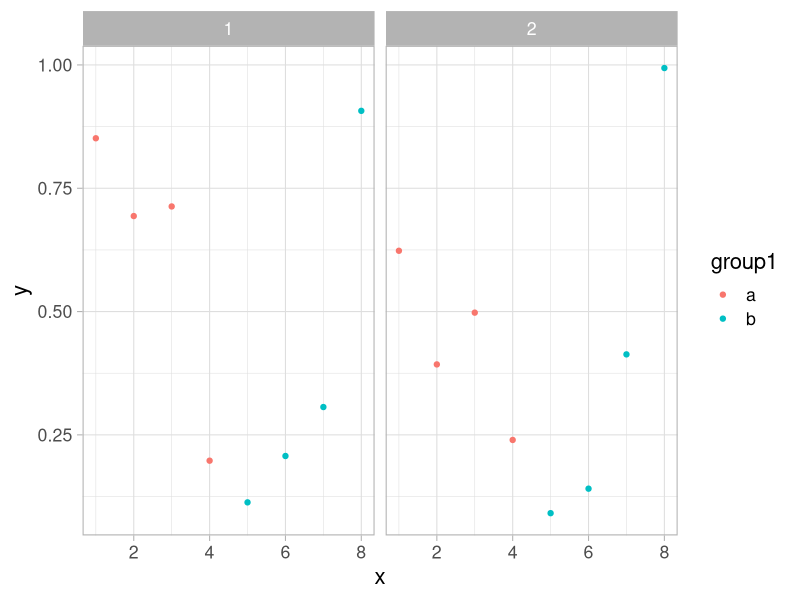
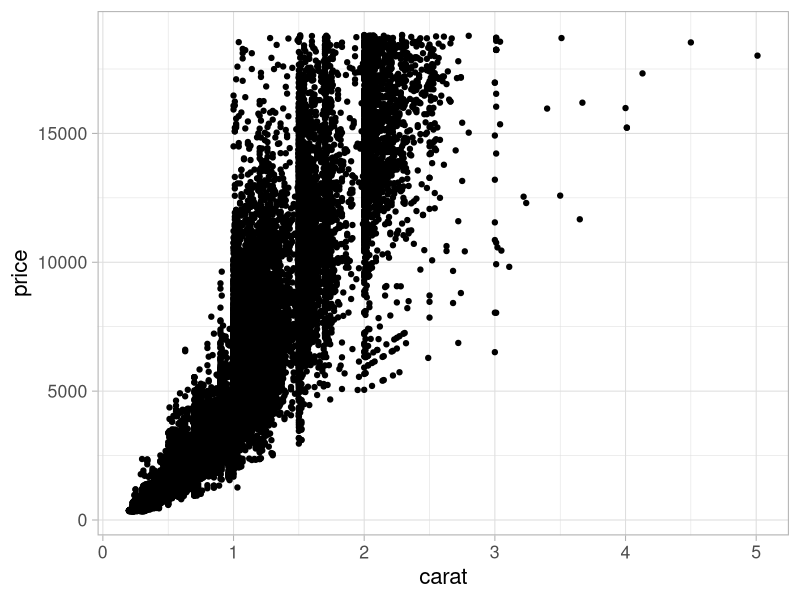
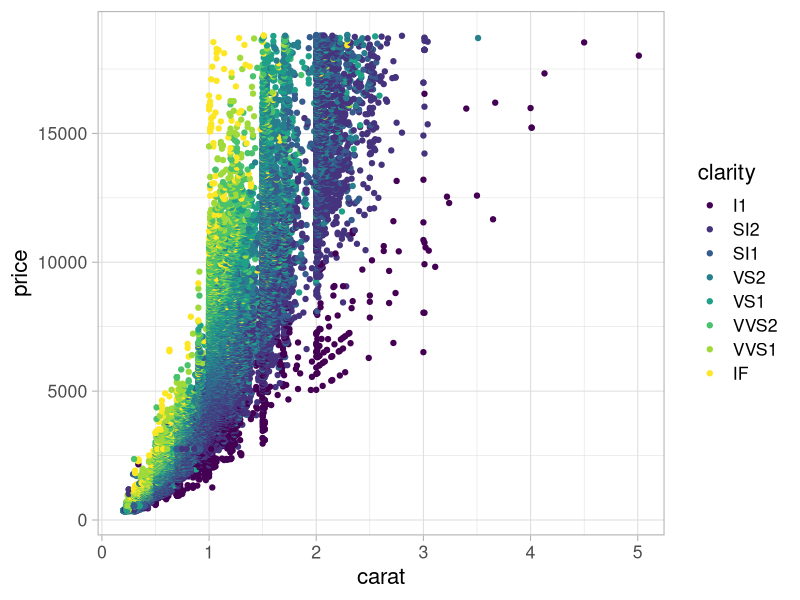
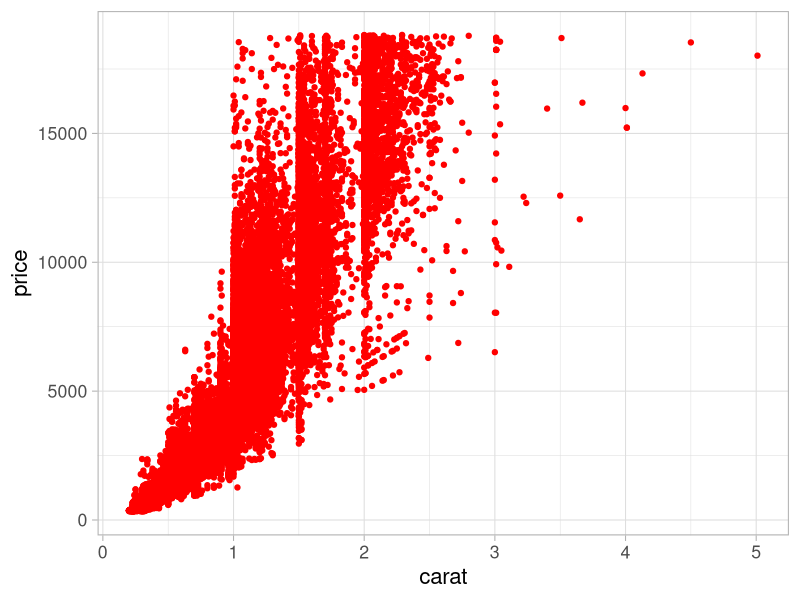
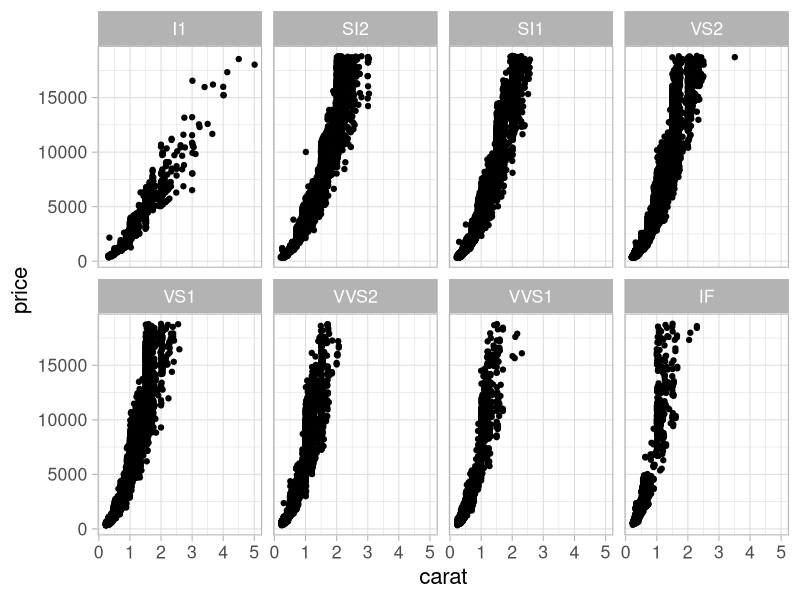
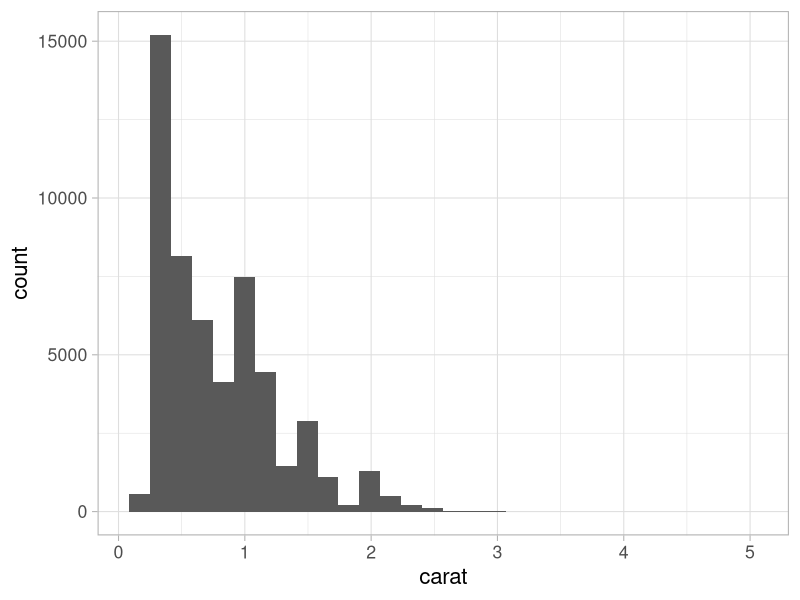
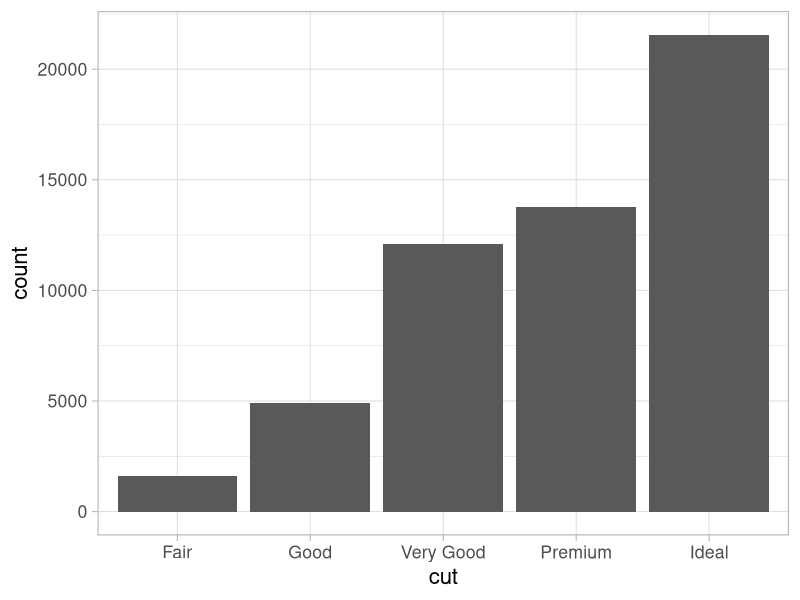
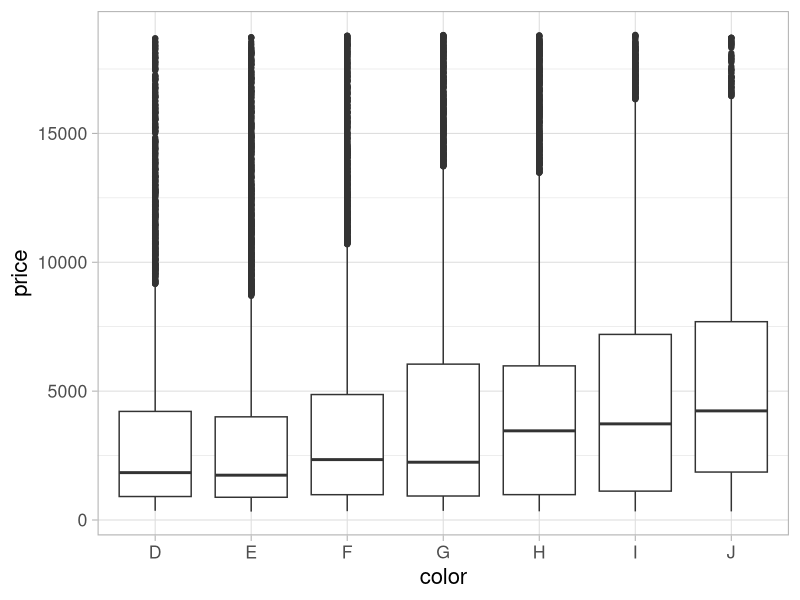

The R source for these figures, in order:
## ---- chunk 1
knitr::opts_chunk$set(cache = TRUE, 
                      echo = TRUE, 
                      message = FALSE, 
                      warning = FALSE,
                      fig.path = "static",
                      fig.height=6, 
                      fig.width = 1.777777*6,
                      fig.align='center',
                      tidy = FALSE, 
                      comment = NA, 
                      highlight = TRUE, 
                      prompt = FALSE, 
                      crop = TRUE,
                      comment = "#>",
                      collapse = TRUE)
knitr::opts_knit$set(width = 60)
library(tidyverse)
library(reshape2)
theme_set(theme_light(base_size = 16))
make_latex_decorator <- function(output, otherwise) {
  function() {
      if (knitr:::is_latex_output()) output else otherwise
  }
}
insert_pause <- make_latex_decorator(". . .", "\n")
insert_slide_break <- make_latex_decorator("----", "\n")
insert_inc_bullet <- make_latex_decorator("> *", "*")
insert_html_math <- make_latex_decorator("", "$$")
## ---- chunk 2
library(dplyr)
library(ggplot2)
# fake data:
d <- data.frame(x = c(1:8, 1:8), y = runif(16),
  group1 = rep(gl(2, 4, labels = c("a", "b")), 2),
  group2 = gl(2, 8))
head(d)

## ---- chunk 3
ggplot(data = d, aes(x = x, y = y, colour = group1)) + geom_point() +
  facet_grid(~group2)
## ---- chunk 4
# load the tidyverse
library(tidyverse)
## ---- chunk 5
diamonds <- as_tibble(diamonds)
diamonds
## ---- chunk 6
# generate scatterplot with geom_point()
ggplot(data = diamonds) + 
  geom_point(mapping = aes(x = carat, y = price))
## ---- chunk 7
# adjusting color within aes
ggplot(data = diamonds) + 
  geom_point(mapping = aes(x = carat, y = price, color = clarity))
## ---- chunk 8
# manually control color point outside aes
ggplot(data = diamonds) + 
  geom_point(mapping = aes(x = carat, y = price), color = "red") 
## ---- chunk 9
ggplot(data = diamonds) + 
  geom_point(mapping = aes(x = carat, y = price)) + 
  # facet by clarity
  facet_wrap(~clarity, nrow = 2)
## ---- chunk 10
# change geom_ to generate histogram
ggplot(data = diamonds) + 
  geom_histogram(mapping =  aes(carat))
## ---- chunk 11
# geom_bar for bar plots
ggplot(data = diamonds) + 
  geom_bar(mapping = aes(cut))
## ---- chunk 12
# geom_boxplot for boxplots
ggplot(data = diamonds) + 
  geom_boxplot(mapping = aes(x = color, y = price))
## ---- chunk 13
# fill globally changes bar color outside aes
ggplot(data = diamonds) + 
  geom_boxplot(mapping = aes(x = color, y = price), 
               fill = "red")
## ---- chunk 14
ggplot(diamonds) + 
  geom_point(mapping = aes(x = carat, y = price, color = clarity))
## ---- chunk 15
# generate bar plot
ggplot(diamonds) + 
  geom_bar(aes(x = clarity))
## ---- chunk 16
# color changes outline of bar
ggplot(diamonds) + 
  geom_bar(aes(x = clarity, color = clarity))
## ---- chunk 17
# use fill to color bars
ggplot(diamonds) + 
  geom_bar(aes(x = clarity, fill = clarity))
## ---- chunk 18
# fill by separate variable (cut) = stacked bar chart
ggplot(diamonds) + 
  geom_bar(aes(x = clarity, fill = cut))
## ---- chunk 19
ggplot(diamonds) + 
  geom_bar(aes(x = clarity, fill = cut)) +
  # manually control colors used
  scale_fill_manual(values = c("red", "orange", "darkgreen", "dodgerblue", "purple4"))
## ---- chunk 20
ggplot(diamonds) + 
  # fill scales to 100%
  geom_bar(aes(x = clarity, fill = cut), position = "fill") +
  scale_fill_manual(values = c("red", "orange", "darkgreen", "dodgerblue", "purple4"))
## ---- chunk 21
ggplot(diamonds) + 
  geom_bar(aes(x = clarity, fill = cut), position = "fill") +
  scale_fill_manual(values = c("red", "orange", "darkgreen", "dodgerblue", "purple4")) +
  # add titles
  labs(title = "Clearer diamonds tend to be of higher quality cut",
       subtitle = "The majority of IF diamonds are an \"Ideal\" cut")
## ---- chunk 22
ggplot(diamonds) + 
  geom_bar(aes(x = clarity, fill = cut), position = "fill") +
  scale_fill_manual(values = c("red", "orange", "darkgreen", "dodgerblue", "purple4")) +
  labs(title = "Clearer diamonds tend to be of higher quality cut",
       subtitle = "The majority of IF diamonds are an \"Ideal\" cut") +
  # add y axis label explicitly
  ylab("proportion")
## ---- chunk 23
# install and load package
# install.packages("cowplot")
library(cowplot)
## ---- chunk 24
mtcars <- mtcars %>%
  mutate(transmission = fct_recode(as.factor(am), "automatic" = "0", "manual" = "1"),
         engine = fct_recode(as.factor(vs), "v-shaped" = "0", "straight" = "1"))
## ---- chunk 25
p1 <- ggplot(mtcars, aes(qsec, mpg, color = transmission)) + 
  geom_point() +
  theme_cowplot(12) + 
  theme(legend.position = c(0.7, 0.2))
p1
## ---- chunk 26
p2 <- ggplot(mtcars, aes(qsec, mpg, color = engine)) + 
  geom_point() +
  scale_color_manual(values = c("red", "blue")) +
  theme_cowplot(12) +
  theme(legend.position = c(0.7, 0.2))
## ---- chunk 27
p2
## ---- chunk 28
# plot side by side
plot_grid(p1, p2, ncol = 2)
## ---- chunk 29
# plot on top of one another
plot_grid(p1, p2, ncol = 1)
## ---- chunk 30
# generate faceted plot
p3 <- ggplot(mtcars, aes(engine)) + 
  geom_bar() + 
  facet_wrap(~transmission) +
  scale_y_continuous(expand = expand_scale(mult = c(0, 0.1))) +
  theme_minimal_hgrid(12) +
  panel_border(color = "black") +
  theme(strip.background = element_rect(fill = "gray80"))
## ---- chunk 31
p3
## ---- chunk 32
# plot next to one another
plot_grid(p1, p3)
## ---- chunk 33
# control relative spacing within grid
plot_grid(p1, p3, rel_widths = c(1, 1.3))
## ---- chunk 34
#install.packages(patchwork)
library(patchwork)
p1 + p2
## ---- chunk 35
p1 | p2
